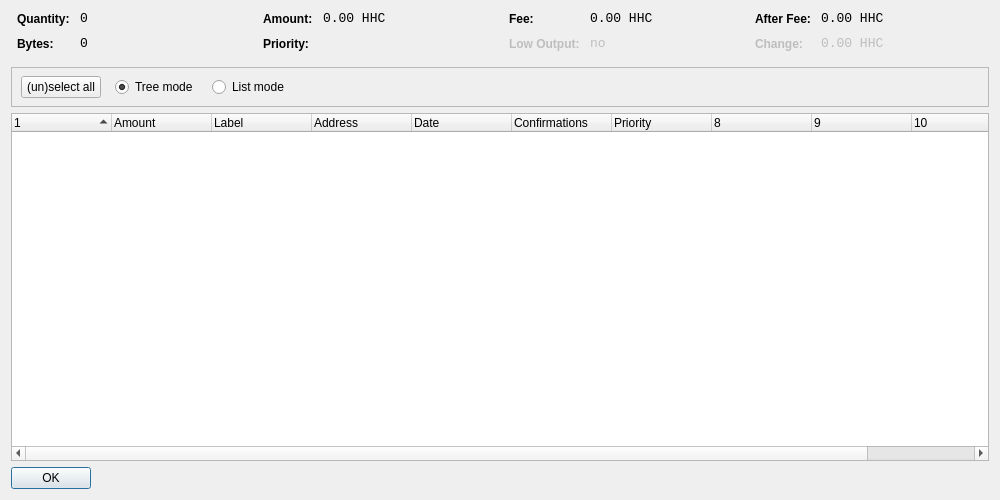
<?xml version="1.0" encoding="UTF-8"?>
<ui version="4.0">
 <class>CoinControlDialog</class>
 <widget class="QDialog" name="CoinControlDialog">
  <property name="geometry">
   <rect>
    <x>0</x>
    <y>0</y>
    <width>1000</width>
    <height>500</height>
   </rect>
  </property>
  <property name="windowTitle">
   <string>Coin Control</string>
  </property>
  <layout class="QVBoxLayout" name="verticalLayout">
   <item>
    <layout class="QHBoxLayout" name="horizontalLayoutTop" stretch="0,0,0,0">
     <property name="topMargin">
      <number>0</number>
     </property>
     <property name="bottomMargin">
      <number>10</number>
     </property>
     <item>
      <layout class="QFormLayout" name="formLayoutCoinControl1">
       <property name="horizontalSpacing">
        <number>10</number>
       </property>
       <property name="verticalSpacing">
        <number>10</number>
       </property>
       <property name="leftMargin">
        <number>6</number>
       </property>
       <property name="rightMargin">
        <number>6</number>
       </property>
       <item row="0" column="0">
        <widget class="QLabel" name="labelCoinControlQuantityText">
         <property name="styleSheet">
          <string notr="true">font-weight:bold;</string>
         </property>
         <property name="text">
          <string>Quantity:</string>
         </property>
        </widget>
       </item>
       <item row="0" column="1">
        <widget class="QLabel" name="labelCoinControlQuantity">
         <property name="font">
          <font>
           <family>Monospace</family>
           <pointsize>10</pointsize>
          </font>
         </property>
         <property name="cursor">
          <cursorShape>IBeamCursor</cursorShape>
         </property>
         <property name="contextMenuPolicy">
          <enum>Qt::ActionsContextMenu</enum>
         </property>
         <property name="text">
          <string notr="true">0</string>
         </property>
         <property name="textInteractionFlags">
          <set>Qt::LinksAccessibleByMouse|Qt::TextSelectableByKeyboard|Qt::TextSelectableByMouse</set>
         </property>
        </widget>
       </item>
       <item row="1" column="0">
        <widget class="QLabel" name="labelCoinControlBytesText">
         <property name="styleSheet">
          <string notr="true">font-weight:bold;</string>
         </property>
         <property name="text">
          <string>Bytes:</string>
         </property>
        </widget>
       </item>
       <item row="1" column="1">
        <widget class="QLabel" name="labelCoinControlBytes">
         <property name="font">
          <font>
           <family>Monospace</family>
           <pointsize>10</pointsize>
          </font>
         </property>
         <property name="cursor">
          <cursorShape>IBeamCursor</cursorShape>
         </property>
         <property name="contextMenuPolicy">
          <enum>Qt::ActionsContextMenu</enum>
         </property>
         <property name="text">
          <string notr="true">0</string>
         </property>
         <property name="textInteractionFlags">
          <set>Qt::LinksAccessibleByMouse|Qt::TextSelectableByKeyboard|Qt::TextSelectableByMouse</set>
         </property>
        </widget>
       </item>
      </layout>
     </item>
     <item>
      <layout class="QFormLayout" name="formLayoutCoinControl2">
       <property name="horizontalSpacing">
        <number>10</number>
       </property>
       <property name="verticalSpacing">
        <number>10</number>
       </property>
       <property name="leftMargin">
        <number>6</number>
       </property>
       <property name="rightMargin">
        <number>6</number>
       </property>
       <item row="0" column="0">
        <widget class="QLabel" name="labelCoinControlAmountText">
         <property name="styleSheet">
          <string notr="true">font-weight:bold;</string>
         </property>
         <property name="text">
          <string>Amount:</string>
         </property>
        </widget>
       </item>
       <item row="0" column="1">
        <widget class="QLabel" name="labelCoinControlAmount">
         <property name="font">
          <font>
           <family>Monospace</family>
           <pointsize>10</pointsize>
          </font>
         </property>
         <property name="cursor">
          <cursorShape>IBeamCursor</cursorShape>
         </property>
         <property name="contextMenuPolicy">
          <enum>Qt::ActionsContextMenu</enum>
         </property>
         <property name="text">
          <string notr="true">0.00 HHC</string>
         </property>
         <property name="textInteractionFlags">
          <set>Qt::LinksAccessibleByMouse|Qt::TextSelectableByKeyboard|Qt::TextSelectableByMouse</set>
         </property>
        </widget>
       </item>
       <item row="1" column="0">
        <widget class="QLabel" name="labelCoinControlPriorityText">
         <property name="styleSheet">
          <string notr="true">font-weight:bold;</string>
         </property>
         <property name="text">
          <string>Priority:</string>
         </property>
        </widget>
       </item>
       <item row="1" column="1">
        <widget class="QLabel" name="labelCoinControlPriority">
         <property name="font">
          <font>
           <family>Monospace</family>
           <pointsize>10</pointsize>
          </font>
         </property>
         <property name="cursor">
          <cursorShape>IBeamCursor</cursorShape>
         </property>
         <property name="contextMenuPolicy">
          <enum>Qt::ActionsContextMenu</enum>
         </property>
         <property name="text">
          <string/>
         </property>
         <property name="textInteractionFlags">
          <set>Qt::LinksAccessibleByMouse|Qt::TextSelectableByKeyboard|Qt::TextSelectableByMouse</set>
         </property>
        </widget>
       </item>
      </layout>
     </item>
     <item>
      <layout class="QFormLayout" name="formLayoutCoinControl3">
       <property name="horizontalSpacing">
        <number>10</number>
       </property>
       <property name="verticalSpacing">
        <number>10</number>
       </property>
       <property name="leftMargin">
        <number>6</number>
       </property>
       <property name="rightMargin">
        <number>6</number>
       </property>
       <item row="0" column="0">
        <widget class="QLabel" name="labelCoinControlFeeText">
         <property name="styleSheet">
          <string notr="true">font-weight:bold;</string>
         </property>
         <property name="text">
          <string>Fee:</string>
         </property>
        </widget>
       </item>
       <item row="0" column="1">
        <widget class="QLabel" name="labelCoinControlFee">
         <property name="font">
          <font>
           <family>Monospace</family>
           <pointsize>10</pointsize>
          </font>
         </property>
         <property name="cursor">
          <cursorShape>IBeamCursor</cursorShape>
         </property>
         <property name="contextMenuPolicy">
          <enum>Qt::ActionsContextMenu</enum>
         </property>
         <property name="text">
          <string notr="true">0.00 HHC</string>
         </property>
         <property name="textInteractionFlags">
          <set>Qt::LinksAccessibleByMouse|Qt::TextSelectableByKeyboard|Qt::TextSelectableByMouse</set>
         </property>
        </widget>
       </item>
       <item row="1" column="0">
        <widget class="QLabel" name="labelCoinControlLowOutputText">
         <property name="enabled">
          <bool>false</bool>
         </property>
         <property name="styleSheet">
          <string notr="true">font-weight:bold;</string>
         </property>
         <property name="text">
          <string>Low Output:</string>
         </property>
        </widget>
       </item>
       <item row="1" column="1">
        <widget class="QLabel" name="labelCoinControlLowOutput">
         <property name="enabled">
          <bool>false</bool>
         </property>
         <property name="font">
          <font>
           <family>Monospace</family>
           <pointsize>10</pointsize>
          </font>
         </property>
         <property name="cursor">
          <cursorShape>IBeamCursor</cursorShape>
         </property>
         <property name="contextMenuPolicy">
          <enum>Qt::ActionsContextMenu</enum>
         </property>
         <property name="text">
          <string notr="true">no</string>
         </property>
         <property name="textInteractionFlags">
          <set>Qt::LinksAccessibleByMouse|Qt::TextSelectableByKeyboard|Qt::TextSelectableByMouse</set>
         </property>
        </widget>
       </item>
      </layout>
     </item>
     <item>
      <layout class="QFormLayout" name="formLayoutCoinControl4">
       <property name="horizontalSpacing">
        <number>10</number>
       </property>
       <property name="verticalSpacing">
        <number>10</number>
       </property>
       <property name="leftMargin">
        <number>6</number>
       </property>
       <property name="rightMargin">
        <number>6</number>
       </property>
       <item row="0" column="0">
        <widget class="QLabel" name="labelCoinControlAfterFeeText">
         <property name="styleSheet">
          <string notr="true">font-weight:bold;</string>
         </property>
         <property name="text">
          <string>After Fee:</string>
         </property>
        </widget>
       </item>
       <item row="0" column="1">
        <widget class="QLabel" name="labelCoinControlAfterFee">
         <property name="font">
          <font>
           <family>Monospace</family>
           <pointsize>10</pointsize>
          </font>
         </property>
         <property name="cursor">
          <cursorShape>IBeamCursor</cursorShape>
         </property>
         <property name="contextMenuPolicy">
          <enum>Qt::ActionsContextMenu</enum>
         </property>
         <property name="text">
          <string notr="true">0.00 HHC</string>
         </property>
         <property name="textInteractionFlags">
          <set>Qt::LinksAccessibleByMouse|Qt::TextSelectableByKeyboard|Qt::TextSelectableByMouse</set>
         </property>
        </widget>
       </item>
       <item row="1" column="0">
        <widget class="QLabel" name="labelCoinControlChangeText">
         <property name="enabled">
          <bool>false</bool>
         </property>
         <property name="styleSheet">
          <string notr="true">font-weight:bold;</string>
         </property>
         <property name="text">
          <string>Change:</string>
         </property>
        </widget>
       </item>
       <item row="1" column="1">
        <widget class="QLabel" name="labelCoinControlChange">
         <property name="enabled">
          <bool>false</bool>
         </property>
         <property name="font">
          <font>
           <family>Monospace</family>
           <pointsize>10</pointsize>
          </font>
         </property>
         <property name="cursor">
          <cursorShape>IBeamCursor</cursorShape>
         </property>
         <property name="contextMenuPolicy">
          <enum>Qt::ActionsContextMenu</enum>
         </property>
         <property name="text">
          <string notr="true">0.00 HHC</string>
         </property>
         <property name="textInteractionFlags">
          <set>Qt::LinksAccessibleByMouse|Qt::TextSelectableByKeyboard|Qt::TextSelectableByMouse</set>
         </property>
        </widget>
       </item>
      </layout>
     </item>
    </layout>
   </item>
   <item>
    <widget class="QFrame" name="frame">
     <property name="minimumSize">
      <size>
       <width>0</width>
       <height>40</height>
      </size>
     </property>
     <property name="frameShape">
      <enum>QFrame::StyledPanel</enum>
     </property>
     <property name="frameShadow">
      <enum>QFrame::Sunken</enum>
     </property>
     <widget class="QWidget" name="horizontalLayoutWidget">
      <property name="geometry">
       <rect>
        <x>10</x>
        <y>0</y>
        <width>781</width>
        <height>41</height>
       </rect>
      </property>
      <layout class="QHBoxLayout" name="horizontalLayoutPanel" stretch="0,0,0,0,0">
       <property name="spacing">
        <number>14</number>
       </property>
       <item>
        <widget class="QPushButton" name="pushButtonSelectAll">
         <property name="sizePolicy">
          <sizepolicy hsizetype="Maximum" vsizetype="Fixed">
           <horstretch>0</horstretch>
           <verstretch>0</verstretch>
          </sizepolicy>
         </property>
         <property name="text">
          <string>(un)select all</string>
         </property>
        </widget>
       </item>
       <item>
        <widget class="QRadioButton" name="radioTreeMode">
         <property name="sizePolicy">
          <sizepolicy hsizetype="Maximum" vsizetype="Fixed">
           <horstretch>0</horstretch>
           <verstretch>0</verstretch>
          </sizepolicy>
         </property>
         <property name="text">
          <string>Tree mode</string>
         </property>
         <property name="checked">
          <bool>true</bool>
         </property>
        </widget>
       </item>
       <item>
        <widget class="QRadioButton" name="radioListMode">
         <property name="sizePolicy">
          <sizepolicy hsizetype="Maximum" vsizetype="Fixed">
           <horstretch>0</horstretch>
           <verstretch>0</verstretch>
          </sizepolicy>
         </property>
         <property name="text">
          <string>List mode</string>
         </property>
        </widget>
       </item>
       <item>
        <spacer name="horizontalSpacer">
         <property name="orientation">
          <enum>Qt::Horizontal</enum>
         </property>
         <property name="sizeHint" stdset="0">
          <size>
           <width>40</width>
           <height>20</height>
          </size>
         </property>
        </spacer>
       </item>
      </layout>
     </widget>
    </widget>
   </item>
   <item>
    <widget class="CoinControlTreeWidget" name="treeWidget">
     <property name="contextMenuPolicy">
      <enum>Qt::CustomContextMenu</enum>
     </property>
     <property name="sortingEnabled">
      <bool>false</bool>
     </property>
     <property name="columnCount">
      <number>11</number>
     </property>
     <attribute name="headerShowSortIndicator" stdset="0">
      <bool>true</bool>
     </attribute>
     <attribute name="headerStretchLastSection">
      <bool>false</bool>
     </attribute>
     <column>
      <property name="text">
       <string/>
      </property>
     </column>
     <column>
      <property name="text">
       <string>Amount</string>
      </property>
     </column>
     <column>
      <property name="text">
       <string>Label</string>
      </property>
     </column>
     <column>
      <property name="text">
       <string>Address</string>
      </property>
     </column>
     <column>
      <property name="text">
       <string>Date</string>
      </property>
     </column>
     <column>
      <property name="text">
       <string>Confirmations</string>
      </property>
      <property name="toolTip">
       <string>Confirmed</string>
      </property>
     </column>
     <column>
      <property name="text">
       <string>Priority</string>
      </property>
     </column>
     <column>
      <property name="text">
       <string/>
      </property>
     </column>
     <column>
      <property name="text">
       <string/>
      </property>
     </column>
     <column>
      <property name="text">
       <string/>
      </property>
     </column>
     <column>
      <property name="text">
       <string/>
      </property>
     </column>
    </widget>
   </item>
   <item>
    <widget class="QDialogButtonBox" name="buttonBox">
     <property name="sizePolicy">
      <sizepolicy hsizetype="Maximum" vsizetype="Fixed">
       <horstretch>0</horstretch>
       <verstretch>0</verstretch>
      </sizepolicy>
     </property>
     <property name="orientation">
      <enum>Qt::Horizontal</enum>
     </property>
     <property name="standardButtons">
      <set>QDialogButtonBox::Ok</set>
     </property>
    </widget>
   </item>
  </layout>
 </widget>
 <customwidgets>
  <customwidget>
   <class>CoinControlTreeWidget</class>
   <extends>QTreeWidget</extends>
   <header>coincontroltreewidget.h</header>
  </customwidget>
 </customwidgets>
 <resources/>
 <connections/>
</ui>
